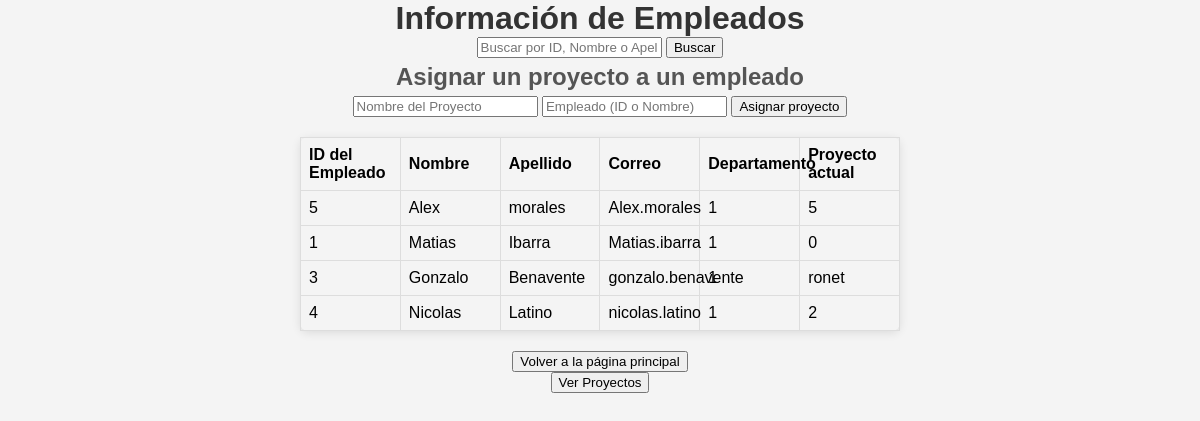
Page /verempleados.php (signed in) on the committed database.
### tables this page shows
CREATE TABLE IF NOT EXISTS `empleados` (
  `ID_Empleado` int NOT NULL AUTO_INCREMENT,
  `Nombre` varchar(100) DEFAULT NULL,
  `Apellido` varchar(100) DEFAULT NULL,
  `Correo` varchar(100) DEFAULT NULL,
  `Departamento` varchar(100) DEFAULT NULL,
  `Cargo` int NOT NULL,
  `password` varchar(100) NOT NULL,
  `proyecto` varchar(100) NOT NULL,
  PRIMARY KEY (`ID_Empleado`)
);

### verempleados.php (the view, shortened to what this page needs)
<?php
include "db_conn.php";
if (isset($_SESSION['cargo']) && $_SESSION['cargo'] == 2) {
    $where = "Cargo != 2";
    if (isset($_POST['search']) && !empty($_POST['search'])) {
        $search = mysqli_real_escape_string($conn, $_POST['search']);
        $where .= " AND (Nombre LIKE '%$search%' OR Apellido LIKE '%$search%' OR ID_Empleado = '$search')";
        $sql = "SELECT * FROM empleados WHERE $where";
        $result = mysqli_query($conn, $sql);
        if (mysqli_num_rows($result) == 0) {
            $noResults = true;
            $sql = "SELECT * FROM empleados WHERE Cargo != 2";
            $result = mysqli_query($conn, $sql);
        }
    } else {
        $sql = "SELECT * FROM empleados WHERE $where";
        $result = mysqli_query($conn, $sql);
    }
    ?>
    <!DOCTYPE html>
    <html>
    <head>
        <link rel="stylesheet" type="text/css" href="home.css">
    </head>
    <body>
        <h1>Información de Empleados</h1>
        <form method="post" action="verempleados.php">
            <input type="text" name="search" placeholder="Buscar por ID, Nombre o Apellido">
            <button type="submit">Buscar</button>
        </form>
        <h2>Asignar un proyecto a un empleado</h2>
        <form method="post" action="asignar_proyectos.php">
            <input type="text" name="nombre_proyecto" placeholder="Nombre del Proyecto" required>
            <input type="text" name="empleado" placeholder="Empleado (ID o Nombre)" required>
            <button type="submit" name="asignarproyecto">Asignar proyecto</button>
        </form>
        <table class="default">
            <thead>
                <tr>
                    <th>ID del Empleado</th>
                    <th>Nombre</th>
                    <th>Apellido</th>
                    <th>Correo</th>
                    <th>Departamento</th>
                    <th>Proyecto actual</th>
                </tr>
            </thead>
            <tbody>
                <?php
                if (mysqli_num_rows($result) > 0) {
                    while ($row = mysqli_fetch_assoc($result)) {
                        echo "<tr>";
                        echo "<td>" . $row['ID_Empleado'] . "</td>";
                        echo "<td>" . $row['Nombre'] . "</td>";
                        echo "<td>" . $row['Apellido'] . "</td>";
                        echo "<td>" . $row['Correo'] . "</td>";
                        echo "<td>" . $row['Departamento'] . "</td>";
                        echo "<td>" . $row['proyecto'] . "</td>";
                        echo "</tr>";
                    }
                } else {
                    echo "<tr><td colspan='6'>No se encontraron empleados.</td></tr>";
                }
                ?>
            </tbody>
        </table>
        <a href="directivos.php"><button>Volver a la página principal</button></a>
        <a href="verproyectos.php"><button>Ver Proyectos</button></a>
    </body>
    </html>
    <?php
} else {
    header("Location: index.php?error=No tienes acceso a esta página");
    exit();
}
?>

### home.css (style rules this page uses)
body { font-family: Arial, sans-serif; background-color: #f4f4f4; margin: 0; padding: 100; display: flex; flex-direction: column; align-items: center; height: 100vh; }
h1 { color: #333; margin: 0; }
h2 { color: #555; margin: 5px 0; }
table.default { width: 50%; border-collapse: collapse; margin: 20px 0; font-size: 16px; min-width: 400px; border: 1px solid #ccc; border-radius: 8px; padding: 20px; box-shadow: 0 2px 10px rgba(0, 0, 0, 0.1); }
th, td { border: 1px solid #ddd; padding: 8px; text-align: left; }
body { margin: 0; padding: 0; width: 100vw; overflow-x: hidden; }
table { width: 100%; table-layout: fixed; }

### rows in the picture
empleados: ID_Empleado "5", Nombre "Alex", Apellido "morales", Correo "Alex.morales", Departamento "1", proyecto "5"
empleados: ID_Empleado "1", Nombre "Matias", Apellido "Ibarra", Correo "Matias.ibarra", Departamento "1", proyecto "0"
empleados: ID_Empleado "3", Nombre "Gonzalo", Apellido "Benavente", Correo "gonzalo.benavente", Departamento "1", proyecto "ronet"
empleados: ID_Empleado "4", Nombre "Nicolas", Apellido "Latino", Correo "nicolas.latino", Departamento "1", proyecto "2"
